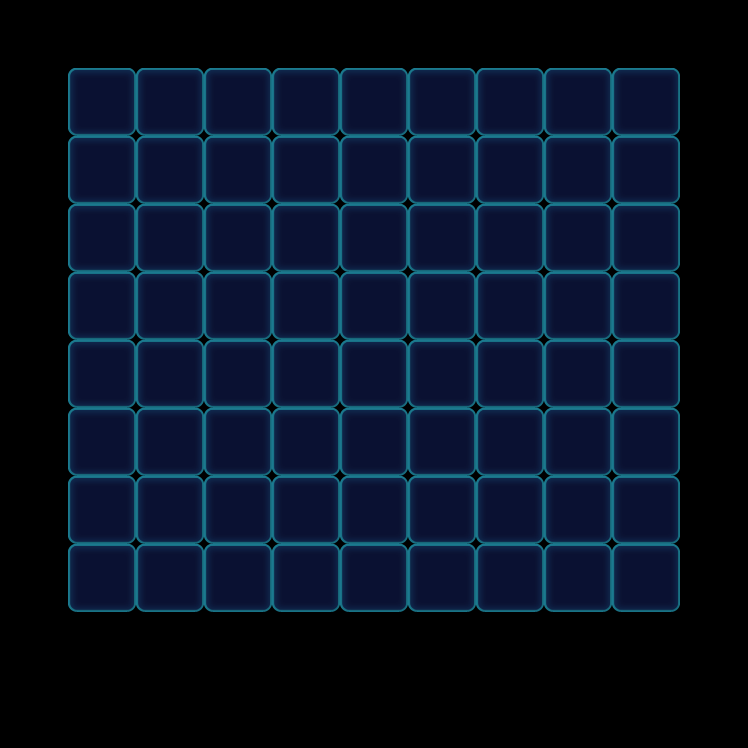

This is a level from a 2D game, rendered from its Tiled map with the project's own tilesets. A one-line summary and the map file follow, with tile-layer data summarised:
An orthogonal 11x11 tile map with 68x68 px tiles, 1 tile layer (Valid), 2 tilesets and 34 objects (23x Ice, 9x Factory_Normal, Floor, Monster).

<map version="1.0" orientation="orthogonal" width="11" height="11" tilewidth="68" tileheight="68">
 <tileset firstgid="1" name="game_grid1" tilewidth="68" tileheight="68">
  <image source="game_grid1.png" width="68" height="68" />
 </tileset>
 <tileset firstgid="2" name="map" tilewidth="68" tileheight="68">
  <image source="map.png" width="1024" height="1024" />
 </tileset>
 <layer name="Valid" width="11" height="11">
  <data>[121 cells, 72 non-empty, 1 distinct tile ids]</data>
 </layer>
 <objectgroup name="BottomObj" width="11" height="11">
  <object type="Floor" gid="33" x="340" y="340">
   <properties>
    <property name="Layers" value="2" />
   </properties>
  </object>
 </objectgroup>
 <objectgroup name="MiddleObj" width="11" height="11">
  <object name="64" type="Monster" gid="19" x="340" y="340">
   <properties>
    <property name="" value="" />
    <property name="Color" value="Yellow" />
   </properties>
  </object>
 </objectgroup>
 <objectgroup color="#000000" name="TopObj" width="11" height="11">
  <object name="Ice" type="Ice" x="340" y="68" width="68" height="68">
   <properties>
    <property name="Layers" value="3" />
   </properties>
  </object>
  <object name="Ice" type="Ice" x="204" y="136" width="68" height="68">
   <properties>
    <property name="Layers" value="3" />
   </properties>
  </object>
  <object name="Ice" type="Ice" x="272" y="136" width="68" height="68">
   <properties>
    <property name="Layers" value="3" />
   </properties>
  </object>
  <object name="Ice" type="Ice" x="340" y="136" width="68" height="68">
   <properties>
    <property name="Layers" value="3" />
   </properties>
  </object>
  <object name="Ice" type="Ice" x="408" y="136" width="68" height="68">
   <properties>
    <property name="Layers" value="3" />
   </properties>
  </object>
  <object name="Ice" type="Ice" x="476" y="136" width="68" height="68">
   <properties>
    <property name="Layers" value="3" />
   </properties>
  </object>
  <object name="Ice" type="Ice" x="272" y="204" width="68" height="68">
   <properties>
    <property name="Layers" value="3" />
   </properties>
  </object>
  <object name="Ice" type="Ice" x="340" y="204" width="68" height="68">
   <properties>
    <property name="Layers" value="3" />
   </properties>
  </object>
  <object name="Ice" type="Ice" x="408" y="204" width="68" height="68">
   <properties>
    <property name="Layers" value="3" />
   </properties>
  </object>
  <object name="Ice" type="Ice" x="408" y="272" width="68" height="68">
   <properties>
    <property name="Layers" value="3" />
   </properties>
  </object>
  <object name="Ice" type="Ice" x="408" y="340" width="68" height="68">
   <properties>
    <property name="Layers" value="3" />
   </properties>
  </object>
  <object name="Ice" type="Ice" x="340" y="340" width="68" height="68">
   <properties>
    <property name="Layers" value="3" />
   </properties>
  </object>
  <object name="Ice" type="Ice" x="272" y="340" width="68" height="68">
   <properties>
    <property name="Layers" value="3" />
   </properties>
  </object>
  <object name="Ice" type="Ice" x="272" y="272" width="68" height="68">
   <properties>
    <property name="Layers" value="3" />
   </properties>
  </object>
  <object name="Ice" type="Ice" x="544" y="340" width="68" height="68">
   <properties>
    <property name="Layers" value="3" />
   </properties>
  </object>
  <object name="Ice" type="Ice" x="544" y="408" width="68" height="68">
   <properties>
    <property name="Layers" value="3" />
   </properties>
  </object>
  <object name="Ice" type="Ice" x="136" y="340" width="68" height="68">
   <properties>
    <property name="Layers" value="3" />
   </properties>
  </object>
  <object name="Ice" type="Ice" x="136" y="408" width="68" height="68">
   <properties>
    <property name="Layers" value="3" />
   </properties>
  </object>
  <object name="Ice" type="Ice" x="340" y="408" width="68" height="68">
   <properties>
    <property name="Layers" value="3" />
   </properties>
  </object>
  <object name="Ice" type="Ice" x="340" y="476" width="68" height="68">
   <properties>
    <property name="Layers" value="3" />
   </properties>
  </object>
  <object name="Ice" type="Ice" x="340" y="544" width="68" height="68">
   <properties>
    <property name="Layers" value="3" />
   </properties>
  </object>
  <object name="Ice" type="Ice" x="272" y="544" width="68" height="68">
   <properties>
    <property name="Layers" value="3" />
   </properties>
  </object>
  <object name="Ice" type="Ice" x="204" y="476" width="68" height="68">
   <properties>
    <property name="Layers" value="3" />
   </properties>
  </object>
  <object name="10" type="Factory_Normal" x="68" y="0" width="68" height="68">
   <properties>
    <property name="FactoryColorsConfig" value="Blue,Pink,Yellow,Green" />
   </properties>
  </object>
  <object name="10" type="Factory_Normal" x="136" y="0" width="68" height="68">
   <properties>
    <property name="FactoryColorsConfig" value="Blue,Pink,Yellow,Green" />
   </properties>
  </object>
  <object name="10" type="Factory_Normal" x="204" y="0" width="68" height="68">
   <properties>
    <property name="FactoryColorsConfig" value="Blue,Pink,Yellow,Green" />
   </properties>
  </object>
  <object name="10" type="Factory_Normal" x="272" y="0" width="68" height="68">
   <properties>
    <property name="FactoryColorsConfig" value="Blue,Pink,Yellow,Green" />
   </properties>
  </object>
  <object name="10" type="Factory_Normal" x="340" y="0" width="68" height="68">
   <properties>
    <property name="FactoryColorsConfig" value="Blue,Pink,Yellow,Green" />
   </properties>
  </object>
  <object name="10" type="Factory_Normal" x="408" y="0" width="68" height="68">
   <properties>
    <property name="FactoryColorsConfig" value="Blue,Pink,Yellow,Green" />
   </properties>
  </object>
  <object name="10" type="Factory_Normal" x="476" y="0" width="68" height="68">
   <properties>
    <property name="FactoryColorsConfig" value="Blue,Pink,Yellow,Green" />
   </properties>
  </object>
  <object name="10" type="Factory_Normal" x="544" y="0" width="68" height="68">
   <properties>
    <property name="FactoryColorsConfig" value="Blue,Pink,Yellow,Green" />
   </properties>
  </object>
  <object name="10" type="Factory_Normal" x="612" y="0" width="68" height="68">
   <properties>
    <property name="FactoryColorsConfig" value="Blue,Pink,Yellow,Green" />
   </properties>
  </object>
 </objectgroup>
</map>
